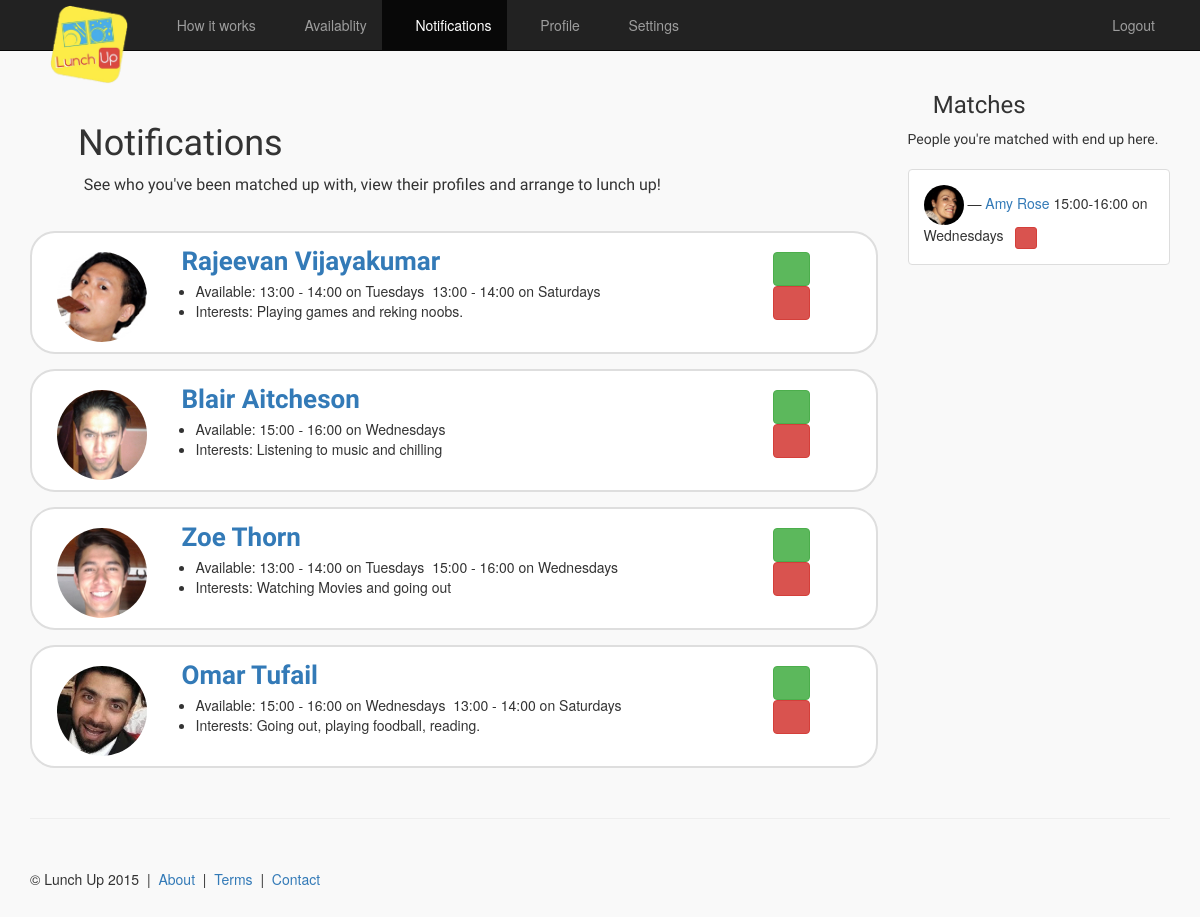
The app's page /notifications/ (signed in), older data.
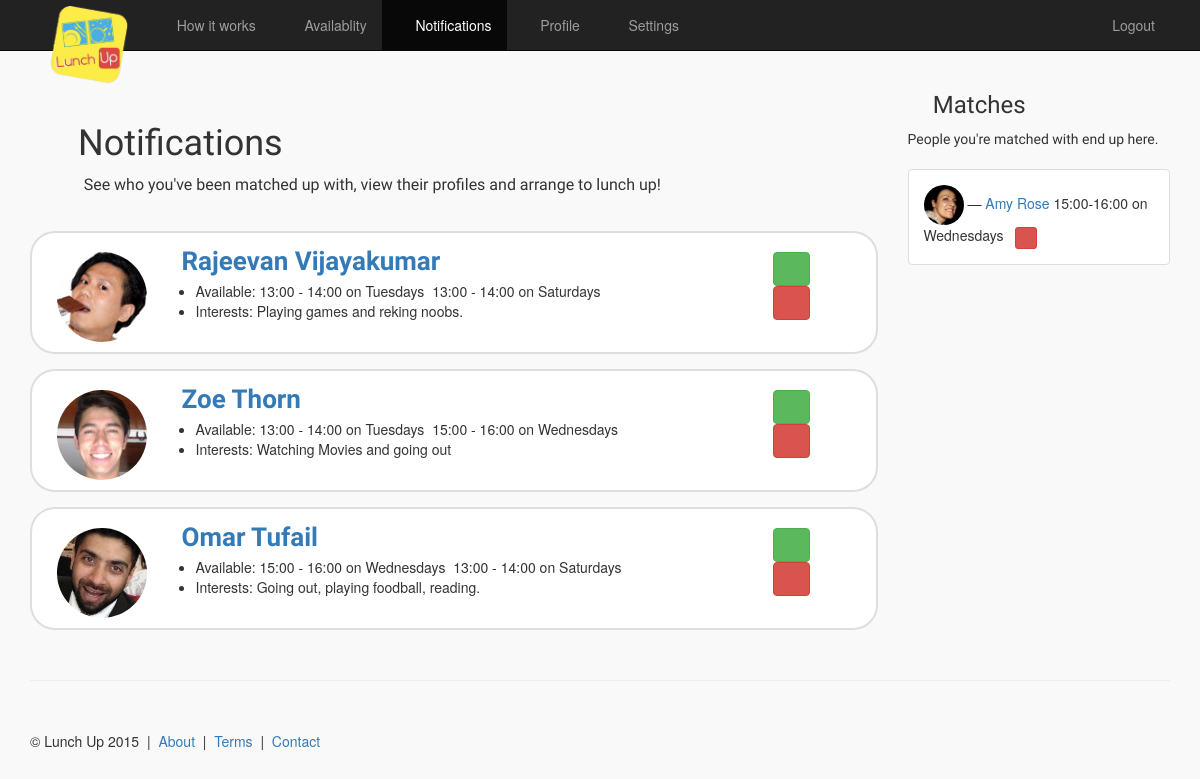
The same page, newer data.
### main/models.py (models this page shows)
class Notification(models.Model):
    userOne = models.ForeignKey(UserProfile, related_name='userone')
    userTwo = models.ForeignKey(UserProfile, related_name='usertwo')
    acceptedOne = models.BooleanField(default=False)
    acceptedTwo = models.BooleanField(default=False)
    available = models.ManyToManyField(TimeInterval)

class UserProfile(models.Model):
    user = models.OneToOneField(User)
    fullName = models.CharField(max_length=64)
    publicEmail = models.EmailField()
    availability = models.ManyToManyField(TimeInterval)
    interests = models.CharField(max_length=250)
    university = models.ForeignKey(University, blank=True, null=True)
    about = models.TextField(max_length=6000)
    picture = models.ImageField(upload_to='profile_images', blank=True)

class TimeInterval(models.Model):
    time = models.PositiveSmallIntegerField()
    day = models.CharField(max_length=10)

### main/views.py (the view)
# urls.py: url(r'^notifications/$', views.notifications, name='notifications'),
@login_required
def notifications(request):
    context_dict = {}
    try:
        context_dict['userprofile'] = UserProfile.objects.get(user=request.user)
        context_dict['notifications'] = \
            Notification.objects.filter((Q(userOne=context_dict['userprofile']) & Q(acceptedOne=False)) | (Q(userTwo=context_dict['userprofile']) & Q(acceptedTwo=False)))
        context_dict['matches'] = \
            Notification.objects.filter((Q(acceptedOne=True) & Q(acceptedTwo=True)) & (Q(userOne=context_dict['userprofile']) | Q(userTwo=context_dict['userprofile'])))
    except:
        pass
    return render(request, 'main/notifications.html', context_dict)

### templates/main/notifications.html (shortened to what this page needs)
{% extends 'base.html' %}
{% load staticfiles %}
{% block body_block %}
      <div class="row row-offcanvas row-offcanvas-right">
        <div class="col-xs-12 col-sm-9">
          <div class="jumbotron_two">
            <h1><span class="glyphicon glyphicon-exclamation-sign" aria-hidden="true"></span> <span class="font_styled">Notifications</span></h1>
            <p style="font-size:16px;" class="font_styled">&nbsp;&nbsp;&nbsp;&nbsp;&nbsp;&nbsp;&nbsp;&nbsp;&nbsp;&nbsp;&nbsp;See who you've been matched up with, view their profiles and arrange to lunch up!</p>
          </div>
          <div class="row" style="padding:15px;">
          {% if notifications %}
            {% for notif in notifications %}
                {% if notif.userOne == userprofile %}
                  <div class="col-md-12" style="border: 2px solid; border-radius: 25px; border-color: #dedede; margin-bottom:15px; padding:10px; background-color:#ffffff;">
                    <div class="col-md-1" style="margin:9px 30px 0 0;">
                        {% if notif.userTwo.picture %}
                            <a href="/profile/{{ notif.userTwo.user.id }}"><img src="{{ notif.userTwo.picture.url }}" width="90" class="img-circle" /></a>
                        {% else %}
                            <a href="/profile/{{ notif.userTwo.user.id }}"><img src="{% static 'images/profile.jpg' %}" width="90" class="img-circle" /></a>
                        {% endif %}
                    </div>
                    <div class="col-md-9">
                      <span style="font-size:26px; font-weight:bold;" class="font_styled">&nbsp;&nbsp;&nbsp;&nbsp;<a href="/profile/{{ notif.userTwo.user.id }}">{{ notif.userTwo.fullName }}</a></span></a><br />
                      <ul><li>Available:
                          {% for timeint in notif.available.all %}
                            {{ timeint.time }}:00 - {{ timeint.time|add:1 }}:00 on {{ timeint.day }}s&nbsp;
                          {% endfor %}
                      </li><li>Interests: {{ notif.userTwo.interests }}</li></ul>
                    </div>
                    <div class="col-md-1" style="margin:9px 30px 0 0;">
                      <button id="{{ notif.id }}y" type="button" class="btn btn-success"><span class="glyphicon glyphicon-ok" aria-hidden="true"></span></button>
                      <button id="{{ notif.id }}n" type="button" class="btn btn-danger"><span class="glyphicon glyphicon-remove" aria-hidden="true"></span></button>
                    </div>
                  </div>
                {% else %}
                  <div class="col-md-12" style="border: 2px solid; border-radius: 25px; border-color: #dedede; margin-bottom:15px; padding:10px; background-color:#ffffff;">
                    <div class="col-md-1" style="margin:9px 30px 0 0;">
                        {% if notif.userOne.picture %}
                            <a href="/profile/{{ notif.userOne.user.id }}"><img src="{{ notif.userOne.picture.url }}" width="90" class="img-circle" /></a>
                        {% else %}
                            <a href="/profile/{{ notif.userOne.user.id }}"><img src="{% static 'images/profile.jpg' %}" width="90" class="img-circle" /></a>
                        {% endif %}
                    </div>
                    <div class="col-md-9">
                      <span style="font-size:26px; font-weight:bold;" class="font_styled">&nbsp;&nbsp;&nbsp;&nbsp;<a href="/profile/{{ notif.userOne.user.id }}">{{ notif.userOne.fullName }}</a></span><br />
                      <ul><li>Available:
                          {% for timeint in notif.available.all %}
                            {{ timeint.time }}:00 - {{ timeint.time|add:1 }}:00 on {{ timeint.day }}s&nbsp;
                          {% endfor %}
                      </li><li>Interests: {{ notif.userOne.interests }}</li></ul>
                    </div>
                    <div class="col-md-1" style="margin:9px 30px 0 0;">
                      <button id="{{ notif.id }}y" type="button" class="btn btn-success"><span class="glyphicon glyphicon-ok" aria-hidden="true"></span></button>
                      <button id="{{ notif.id }}n" type="button" class="btn btn-danger"><span class="glyphicon glyphicon-remove" aria-hidden="true"></span></button>
                    </div>
                  </div>
                {% endif %}
            {% endfor %}
          {% else %}
          <h3>No notifications yet.</h3>
          {% endif %}
          </div>
        </div>
        <div class="col-xs-6 col-sm-3 sidebar-offcanvas" id="sidebar">
          <h3><span class="glyphicon glyphicon-comment" aria-hidden="true"></span> <span class="font_styled">Matches</span></h3><span class="font_styled">People you're matched with end up here.</span><br /><br />
          <div class="list-group">
          {% if matches %}
              {% for match in matches %}
                <span href="#" class="list-group-item" style="padding:15px;">
                {% if match.userOne.id == userprofile.id %}
                    {% if match.userTwo.picture %}
                        <img src="{{ match.userTwo.picture.url }}" width="40" class="img-circle" />
                    {% else %}
                        <img src="{% static 'images/profile.jpg' %}" width="40" class="img-circle" />
                    {% endif %}
                {% else %}
                    {% if match.userOne.picture %}
                        <img src="{{ match.userOne.picture.url }}" width="40" class="img-circle" />
                    {% else %}
                        <img src="{% static 'images/profile.jpg' %}" width="40" class="img-circle" />
                    {% endif %}
                {% endif %}
                &mdash;
                {% if match.userOne.id == userprofile.id %}
                    <a href="{% url 'profile' match.userTwo.user.id %}">{{ match.userTwo.fullName }}</a>
                {% else %}
                    <a href="{% url 'profile' match.userOne.user.id %}">{{ match.userOne.fullName }}</a>
                {% endif %}
                {% for timeint in match.available.all %}
                    {{ timeint.time }}:00-{{ timeint.time|add:1 }}:00 on {{ timeint.day }}s&nbsp;&nbsp;
                {% endfor %}
                <button id="{{ match.id }}n" type="button" class="btn btn-danger btn-xs"><span class="glyphicon glyphicon-remove" aria-hidden="true"></span></button>
                </span>
              {% endfor %}
          {% else %}
            <h3>No matches yet.</h3>
          {% endif %}
          </div>
        </div>
      </div>
      <hr>
{% endblock %}

### templates/base.html (shortened to what this page needs)
<!DOCTYPE html>
<html lang="en">
  <head>
    {% load static %}
    <link href="http://getbootstrap.com/dist/css/bootstrap.min.css" rel="stylesheet">
    <link href="http://getbootstrap.com/examples/dashboard/dashboard.css" rel="stylesheet">
    <link href="http://vitalets.github.io/x-editable/assets/x-editable/bootstrap3-editable/css/bootstrap-editable.css" rel="stylesheet">
    <link href="http://vitalets.github.io/x-editable/assets/select2/select2.css" rel="stylesheet" type="text/css">
    <link href="http://vitalets.github.io/x-editable/assets/select2/select2-bootstrap.css" rel="stylesheet" type="text/css">
    <link href="{% static 'bootstrap/css/offcanvas.css' %}" rel="stylesheet">
    <link href="{% static '_css/custom.css' %}" rel="stylesheet">
  </head>
  <body>
   <nav class="navbar navbar-fixed-top navbar-inverse">
      <div class="container">
        <div class="navbar-header">
          <a class="navbar-brand" href="{% url 'how_it_works' %}"><img src="{% static 'images/lunch-up_logo_small.png' %}" width="78" style="margin-top:-10px; margin-left:20px;" /></a>
        </div>
        <div id="navbar" class="collapse navbar-collapse">
          <ul class="nav navbar-nav">
            {% url 'how_it_works' as url %}
            <li{% if request.path == url %} class="active" {% endif %}><a href="{{ url }}"><span class="glyphicon glyphicon-home" aria-hidden="true"></span>&nbsp;&nbsp;How it works</a></li>
            {% url 'avail' as url %}
            <li{% if request.path == url %} class="active" {% endif %}><a href="{{ url }}"><span class="glyphicon glyphicon-time" aria-hidden="true"></span>&nbsp;&nbsp;Availablity</a></li>
            {% url 'notifications' as url %}
            <li{% if request.path == url %} class="active" {% endif %}><a href="{{ url }}"><span class="glyphicon glyphicon-exclamation-sign" aria-hidden="true"></span>&nbsp;&nbsp;Notifications </a></li>
            {% url 'myprofile' as url %}
            <li{% if request.path == url %} class="active" {% endif %}><a href="{{ url }}"><span class="glyphicon glyphicon-user" aria-hidden="true"></span>&nbsp;&nbsp;Profile</a></li>
            {% url 'auth_password_change' as url %}
            <li{% if request.path == url %} class="active" {% endif %}><a href="{{ url }}"><span class="glyphicon glyphicon-cog" aria-hidden="true"></span>&nbsp;&nbsp;Settings</a></li>
          </ul>
          <ul class="nav navbar-nav pull-right">
            <li><a href="{% url 'auth_logout' %}"><span class="glyphicon glyphicon-log-out" aria-hidden="true"></span>&nbsp;&nbsp;Logout</a></li>
          </ul>
        </div>
      </div>
    </nav>
    <div class="container">
        {% block body_block %}{% endblock %}
        <footer>
            <p>&copy; Lunch Up 2015&nbsp;&nbsp;|&nbsp;&nbsp;<a href="{% url 'about' %}">About</a>&nbsp;&nbsp;|&nbsp;&nbsp;<a href="#">Terms</a>&nbsp;&nbsp;|&nbsp;&nbsp;<a href="#">Contact</a></p>
        </footer>
    </div>
  </body>
</html>

### static/_css/custom.css (style rules this page uses)
body { background-color: #f9f9f9; }
.jumbotron_two { margin-top:20px; padding:10px; }
.font_styled { font-family: 'Ubuntu'; }

Row changes from the older to the newer data that the page shows:
no longer on this page (row edited): Notification: userTwo.picture (picture), userTwo.fullName "Blair Aitcheson", userTwo.interests "Listening to music and chilling", TimeInterval (time "15", time|add "16", day "Wednesday"), shown under "Notifications"
